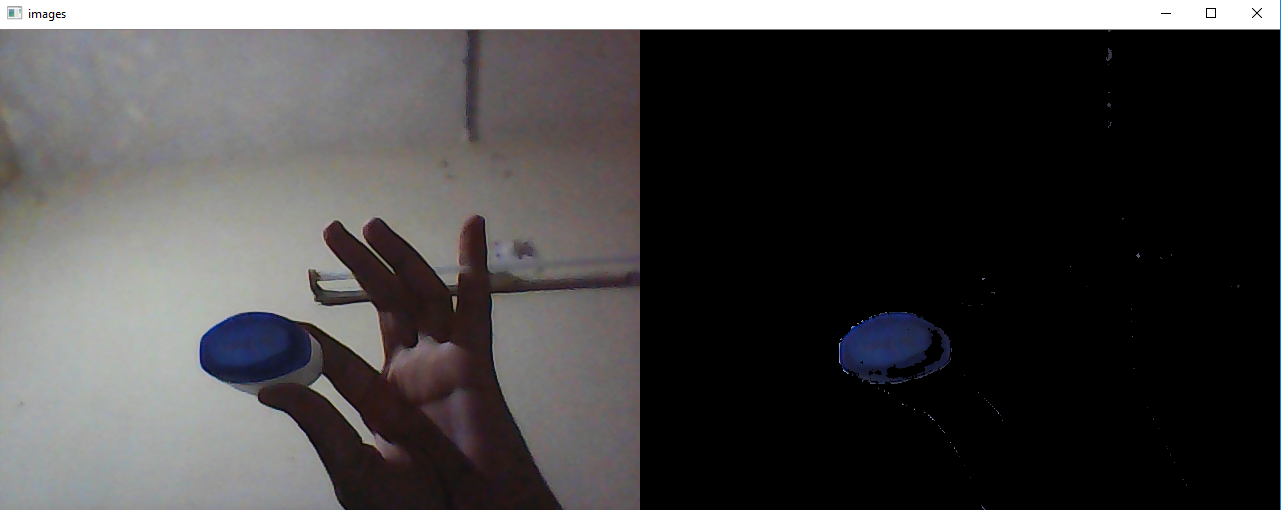
#> input picture Capture.PNG, 1281 x 510 px, given in place of the camera
$ python masking.py
#> lines starting #> are read from the running program, lines starting #| are printed output that depends on the picture; after the words box and inside, x2 and y2 are one past the last pixel; in counts of white or black regions, pixels touching at a corner belong together

import numpy as np
import cv2

lower = np.array([110,50,50], dtype = 'uint8')
upper = np.array([130,255,255], dtype = 'uint8')

camera = cv2.VideoCapture(0)

while True:
    (grabbed, frame) = camera.read()
#> frame is the input picture: shape (510, 1281, 3); mean B, G, R 69, 68.6, 70.2

    converted = cv2.cvtColor(frame, cv2.COLOR_BGR2HSV)
#> converted: shape (510, 1281, 3); mean H, S, V 32.4, 15.3, 72
    skinMask = cv2.inRange(converted, lower, upper)
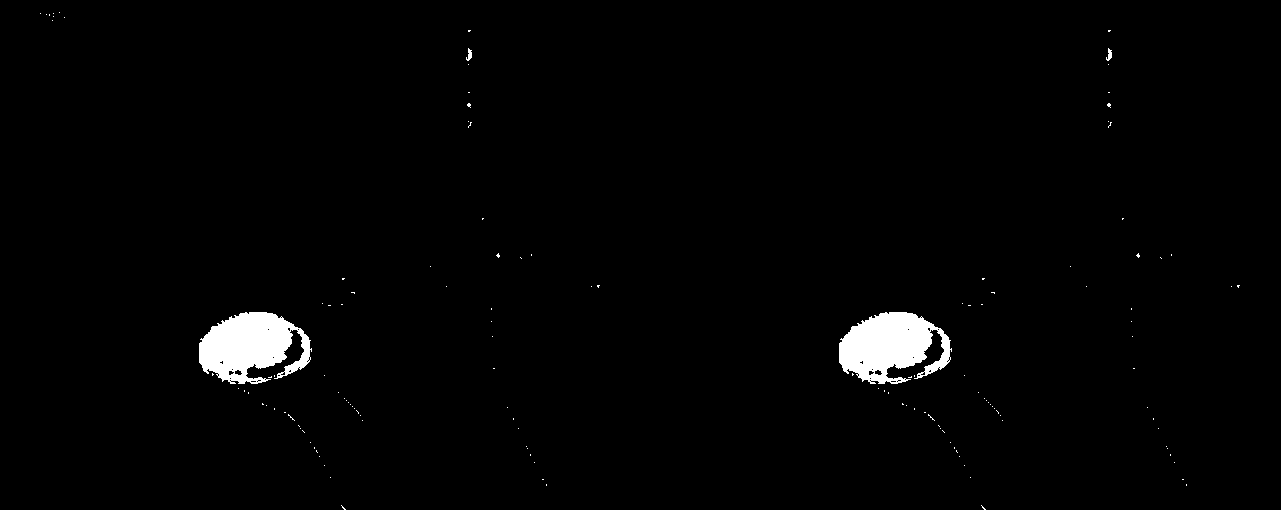
#> skinMask: shape (510, 1281); 1.7% white; 140 white regions (136 under 20 px), largest, box (x1, y1, x2, y2) and area: (199, 312, 312, 384) 5289, (839, 312, 952, 384) 5289, (466, 48, 472, 61) 44, (1106, 48, 1112, 61) 44

    # [5 lines of commented-out code are left out]
    skin = cv2.bitwise_and(frame, frame, mask = skinMask)

    cv2.imshow('images', np.hstack([frame, skin]))
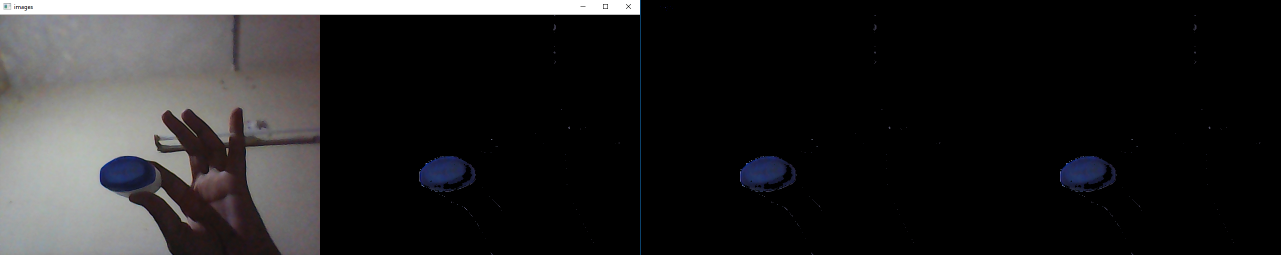
#> window 'images': shape (510, 2562, 3) (shown at 1/2 size); mean B, G, R 35.2, 34.7, 35.4
    if cv2.waitKey(1) == ord('q'):
#> (key q is pressed here)
        break

camera.release()
cv2.destroyWindow('images')
